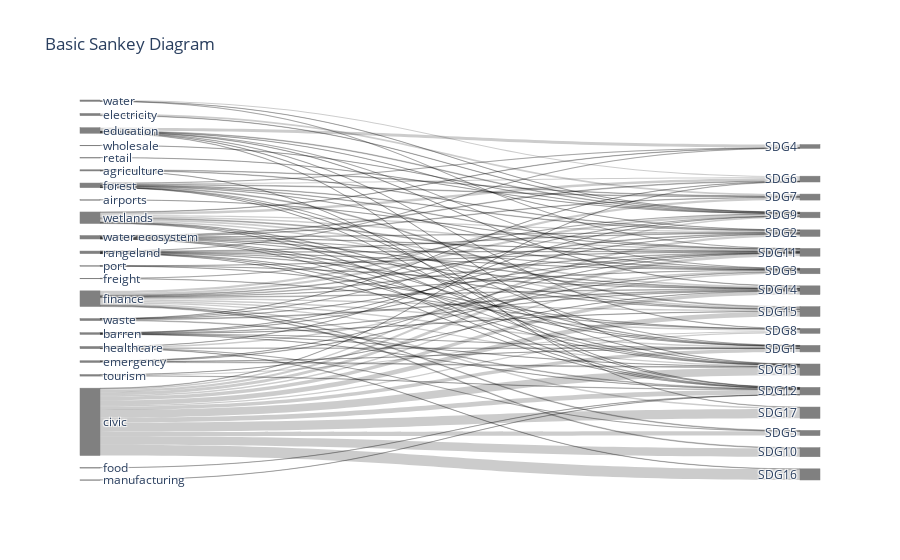

Here is the notebook cell this chart was saved with:
### Code cell
import plotly.graph_objects as go
fig = go.Figure(data=[go.Sankey(
     arrangement = "freeform",
    node = dict(
        x = x_values,
        y= y_values,
       #pad = 17,
      #thickness = 20,
      line = dict(color = "grey", width = 0.5),
      label = labels,
      color = "grey"
    ),
    link = dict(
      source = SDG_sankey.source.values, # indices correspond to labels, eg A1, A2, A2, B1, ...
      target = SDG_sankey.Goal.values,
      value = SDG_sankey.value.values
  ))])
fig.update_layout(title_text="Basic Sankey Diagram", font_size=12)
fig.show()

if not os.path.exists("images"):
    os.mkdir("images")
fig.write_image("images/sector_SDG_sankey2.svg")
fig.write_image(os.path.join( data_folder, 'figures', 'sector_SDG_sankey.svg'))
    #os.path.join( data_folder, 'figures', 'sector_SDG_sankey.svg'))

### Figure 1 — Plotly figure (JSON) as saved in the notebook; plotly's stock layout.template omitted (floating-point values rounded to 4 significant figures; data arrays with more than 128 entries replaced by an {"elided": "..."} marker saying what was removed)
{"data": [{"arrangement": "freeform", "link": {"source": {"elided": "374 int values"}, "target": {"elided": "374 int values"}, "value": {"elided": "374 int values"}}, "node": {"color": "grey", "label": ["electricity", "airports", "freight", "port", "water", "waste", "healthcare", "education", "emergency", "civic", "food", "tourism", "finance", "manufacturing", "wholesale", "retail", "agriculture", "rangeland", "forest", "water ecosystem", "wetlands", "barren", "SDG1", "SDG2", "SDG3", "SDG4", "SDG5", "SDG6", "SDG7", "SDG8", "SDG9", "SDG10", "SDG11", "SDG12", "SDG13", "SDG14", "SDG15", "SDG16", "SDG17"], "line": {"color": "grey", "width": 0.5}, "x": [0, 0, 0, 0, 0, 0, 0, 0, 0, 0, 0, 0, 0, 0, 0, 0, 0, 0, 0, 0, 0, 0.001, 0.001, 0.001, 0.001, 0.001, 0.001, 0.001, 0.001, 0.001, 0.001, 0.001, 0.001, 0.001, 0.001, 0.001, 0.001, 0.001], "y": [0.1, 1.294, 1.353, 1.412, 1.471, 1.529, 1.588, 1.647, 1.706, 1.765, 1.824, 1.882, 1.941, 2, 2.059, 2.118, 2.176, 2.235]}, "type": "sankey"}], "layout": {"font": {"size": 12}, "title": {"text": "Basic Sankey Diagram"}}}
